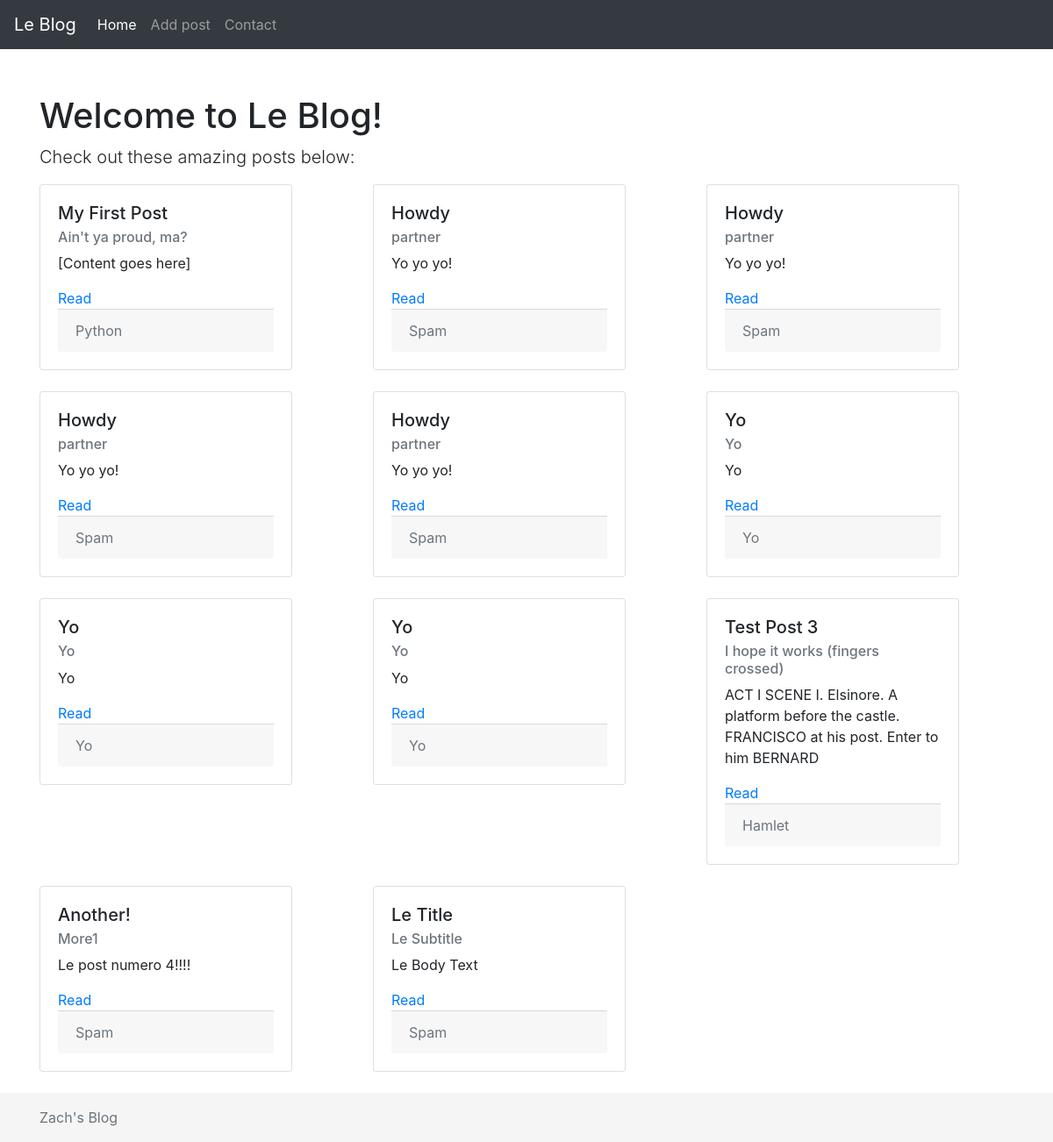
The page / on the database its author committed.
### app.py (models this page shows, shortened)
class Post(db.Model):
    id = db.Column(db.Integer, primary_key=True)
    title = db.Column(db.String(255), nullable=False)
    subtitle = db.Column(db.String(255), nullable=False)
    body = db.Column(db.Text, nullable=False)
    pub_date = db.Column(db.DateTime, nullable=False,default=datetime.utcnow)
    category_id = db.Column(db.Integer, db.ForeignKey('category.id'), nullable=False)
    category = db.relationship('Category', backref=db.backref('posts', lazy=True))

class Category(db.Model):
    id = db.Column(db.Integer, primary_key=True)
    name = db.Column(db.String(50), nullable=False)

### app.py (the view)
@app.route('/')
def get_all_posts():  # put application's code here
    posts = Post.query.all()
    return render_template("index.html", posts = posts)

### templates/index.html (shortened to what this page needs)
{% extends 'base.html' %}
{% block content %}
<h1 class="mt-5">Welcome to Le Blog!</h1>
    <p class="lead">Check out these amazing posts below:</p>
    <div class="row row-cols-1 row-cols-md-2 row-cols-lg-3">
    {% for post in posts: %}
        <div class="col mb-4">
            <div class="card" style="width: 18rem;">
                <div class="card-body">
                    <h5 class="card-title">{{ post.title }}</h5>
                    <h6 class="card-subtitle mb-2 text-muted">{{ post.subtitle }}</h6>
                    <p class="card-text">{{ post.body[0:100] }}</p>
                    <a href="post/{{ post.id }}" class="card-link">Read</a>
                    <div class="card-footer text-muted">
                        {{ post.category.name }}
                    </div>
                </div>
            </div>
        </div>
    {% endfor %}
    </div>
{% endblock %}

### templates/base.html (shortened to what this page needs)
<!doctype html>
<html lang="en" class="h-100">
  <head>
<link rel="stylesheet" href="https://cdn.jsdelivr.net/npm/bootstrap@4.6.2/dist/css/bootstrap.min.css">
    <link rel="stylesheet" href="{{ url_for('static', filename='css/styles.css') }}">
  </head>
  <body class="d-flex flex-column h-100">
<header>
  <nav class="navbar navbar-expand-md navbar-dark fixed-top bg-dark">
    <a class="navbar-brand" href="#">Le Blog</a>
    <div class="collapse navbar-collapse" id="navbarCollapse">
      <ul class="navbar-nav mr-auto">
        <li class="nav-item active">
          <a class="nav-link" href="/">Home <span class="sr-only">(current)</span></a>
        </li>
        <li class="nav-item">
          <a class="nav-link" href="/create-post">Add post</a>
        </li>
        <li class="nav-item">
          <a class="nav-link" href="/contact">Contact</a>
        </li>
      </ul>
    </div>
  </nav>
</header>
<main role="main" class="flex-shrink-0">
  <div class="container">
      {% block content %}{% endblock %}
  </div>
</main>
<footer class="footer mt-auto py-3">
  <div class="container">
    <span class="text-muted">Zach's Blog</span>
  </div>
</footer>
  </body>
</html>

### static/CSS/styles.css (style rules this page uses)
main > .container { padding: 60px 15px 0; }
.footer { background-color: #f5f5f5; }
.footer > .container { padding-right: 15px; padding-left: 15px; }

### rows shown on the page
Post: title "My First Post", subtitle "Ain't ya proud, ma?", body "[Content goes here]", category.name "Python"
Post: title "Howdy", subtitle "partner", body "Yo yo yo!", category.name "Spam"
Post: title "Howdy", subtitle "partner", body "Yo yo yo!", category.name "Spam"
Post: title "Howdy", subtitle "partner", body "Yo yo yo!", category.name "Spam"
Post: title "Howdy", subtitle "partner", body "Yo yo yo!", category.name "Spam"
Post: title "Yo", subtitle "Yo", body "Yo", category.name "Yo"
Post: title "Yo", subtitle "Yo", body "Yo", category.name "Yo"
Post: title "Yo", subtitle "Yo", body "Yo", category.name "Yo"
Post: title "Test Post 3", subtitle "I hope it works (fingers crossed)", body "ACT I SCENE I. Elsinore. A platform before the castle. FRANCISCO at his post. Enter to him BERNARD", category.name "Hamlet"
Post: title "Another!", subtitle "More1", body "Le post numero 4!!!!", category.name "Spam"
Post: title "Le Title", subtitle "Le Subtitle", body "Le Body Text", category.name "Spam"
